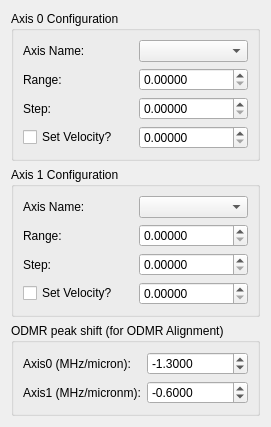
            <widget class="QWidget" name="tab_4">
             <attribute name="title">
              <string>Axes</string>
             </attribute>
             <layout class="QGridLayout" name="gridLayout_25">
              <item row="0" column="0">
               <widget class="QGroupBox" name="groupBox">
                <property name="sizePolicy">
                 <sizepolicy hsizetype="Minimum" vsizetype="Preferred">
                  <horstretch>0</horstretch>
                  <verstretch>0</verstretch>
                 </sizepolicy>
                </property>
                <property name="title">
                 <string>Axis 0 Configuration</string>
                </property>
                <layout class="QGridLayout" name="gridLayout_12">
                 <item row="0" column="0">
                  <widget class="QLabel" name="label">
                   <property name="text">
                    <string>Axis Name:</string>
                   </property>
                  </widget>
                 </item>
                 <item row="1" column="0">
                  <widget class="QLabel" name="align_2d_axes0_range_Label">
                   <property name="text">
                    <string>Range:</string>
                   </property>
                  </widget>
                 </item>
                 <item row="2" column="0">
                  <widget class="QLabel" name="align_2d_axes0_step_Label">
                   <property name="text">
                    <string>Step:</string>
                   </property>
                  </widget>
                 </item>
                 <item row="0" column="1">
                  <widget class="QComboBox" name="align_2d_axes0_name_ComboBox"/>
                 </item>
                 <item row="3" column="0">
                  <widget class="QCheckBox" name="align_2d_axis0_set_vel_CheckBox">
                   <property name="text">
                    <string>Set Velocity?</string>
                   </property>
                  </widget>
                 </item>
                 <item row="3" column="1">
                  <widget class="ScienDSpinBox" name="align_2d_axes0_vel_DSpinBox">
                   <property name="decimals">
                    <number>5</number>
                   </property>
                  </widget>
                 </item>
                 <item row="1" column="1">
                  <widget class="ScienDSpinBox" name="align_2d_axes0_range_DSpinBox">
                   <property name="decimals">
                    <number>5</number>
                   </property>
                  </widget>
                 </item>
                 <item row="2" column="1">
                  <widget class="ScienDSpinBox" name="align_2d_axes0_step_DSpinBox">
                   <property name="decimals">
                    <number>5</number>
                   </property>
                  </widget>
                 </item>
                </layout>
               </widget>
              </item>
              <item row="1" column="0">
               <widget class="QGroupBox" name="groupBox_2">
                <property name="sizePolicy">
                 <sizepolicy hsizetype="Minimum" vsizetype="Preferred">
                  <horstretch>0</horstretch>
                  <verstretch>0</verstretch>
                 </sizepolicy>
                </property>
                <property name="title">
                 <string>Axis 1 Configuration</string>
                </property>
                <layout class="QGridLayout" name="gridLayout_14">
                 <item row="0" column="1">
                  <widget class="QComboBox" name="align_2d_axes1_name_ComboBox"/>
                 </item>
                 <item row="2" column="0">
                  <widget class="QLabel" name="align_2d_axes1_step_Label">
                   <property name="text">
                    <string>Step:</string>
                   </property>
                  </widget>
                 </item>
                 <item row="1" column="1">
                  <widget class="ScienDSpinBox" name="align_2d_axes1_range_DSpinBox">
                   <property name="decimals">
                    <number>5</number>
                   </property>
                  </widget>
                 </item>
                 <item row="0" column="0">
                  <widget class="QLabel" name="label_2">
                   <property name="text">
                    <string>Axis Name:</string>
                   </property>
                  </widget>
                 </item>
                 <item row="2" column="1">
                  <widget class="ScienDSpinBox" name="align_2d_axes1_step_DSpinBox">
                   <property name="decimals">
                    <number>5</number>
                   </property>
                  </widget>
                 </item>
                 <item row="1" column="0">
                  <widget class="QLabel" name="align_2d_axes1_range_Label">
                   <property name="text">
                    <string>Range:</string>
                   </property>
                  </widget>
                 </item>
                 <item row="3" column="0">
                  <widget class="QCheckBox" name="align_2d_axis1_set_vel_CheckBox">
                   <property name="text">
                    <string>Set Velocity?</string>
                   </property>
                  </widget>
                 </item>
                 <item row="3" column="1">
                  <widget class="ScienDSpinBox" name="align_2d_axes1_vel_DSpinBox">
                   <property name="decimals">
                    <number>5</number>
                   </property>
                  </widget>
                 </item>
                </layout>
               </widget>
              </item>
              <item row="2" column="0">
               <widget class="QGroupBox" name="groupBox_10">
                <property name="title">
                 <string>ODMR peak shift (for ODMR Alignment)</string>
                </property>
                <layout class="QGridLayout" name="gridLayout_2">
                 <item row="1" column="0">
                  <widget class="QLabel" name="label_35">
                   <property name="text">
                    <string>Axis0 (MHz/micron):</string>
                   </property>
                  </widget>
                 </item>
                 <item row="2" column="0">
                  <widget class="QLabel" name="label_37">
                   <property name="text">
                    <string>Axis1 (MHz/micronm):</string>
                   </property>
                  </widget>
                 </item>
                 <item row="2" column="1">
                  <widget class="QDoubleSpinBox" name="align_2d_axes1_shift_DSpinBox">
                   <property name="decimals">
                    <number>4</number>
                   </property>
                   <property name="minimum">
                    <double>-100000.000000000000000</double>
                   </property>
                   <property name="maximum">
                    <double>1000000.000000000000000</double>
                   </property>
                   <property name="value">
                    <double>-0.600000000000000</double>
                   </property>
                  </widget>
                 </item>
                 <item row="1" column="1">
                  <widget class="QDoubleSpinBox" name="align_2d_axes0_shift_DSpinBox">
                   <property name="decimals">
                    <number>4</number>
                   </property>
                   <property name="minimum">
                    <double>-100000.000000000000000</double>
                   </property>
                   <property name="maximum">
                    <double>100000.000000000000000</double>
                   </property>
                   <property name="value">
                    <double>-1.300000000000000</double>
                   </property>
                  </widget>
                 </item>
                </layout>
               </widget>
              </item>
             </layout>
            </widget>
